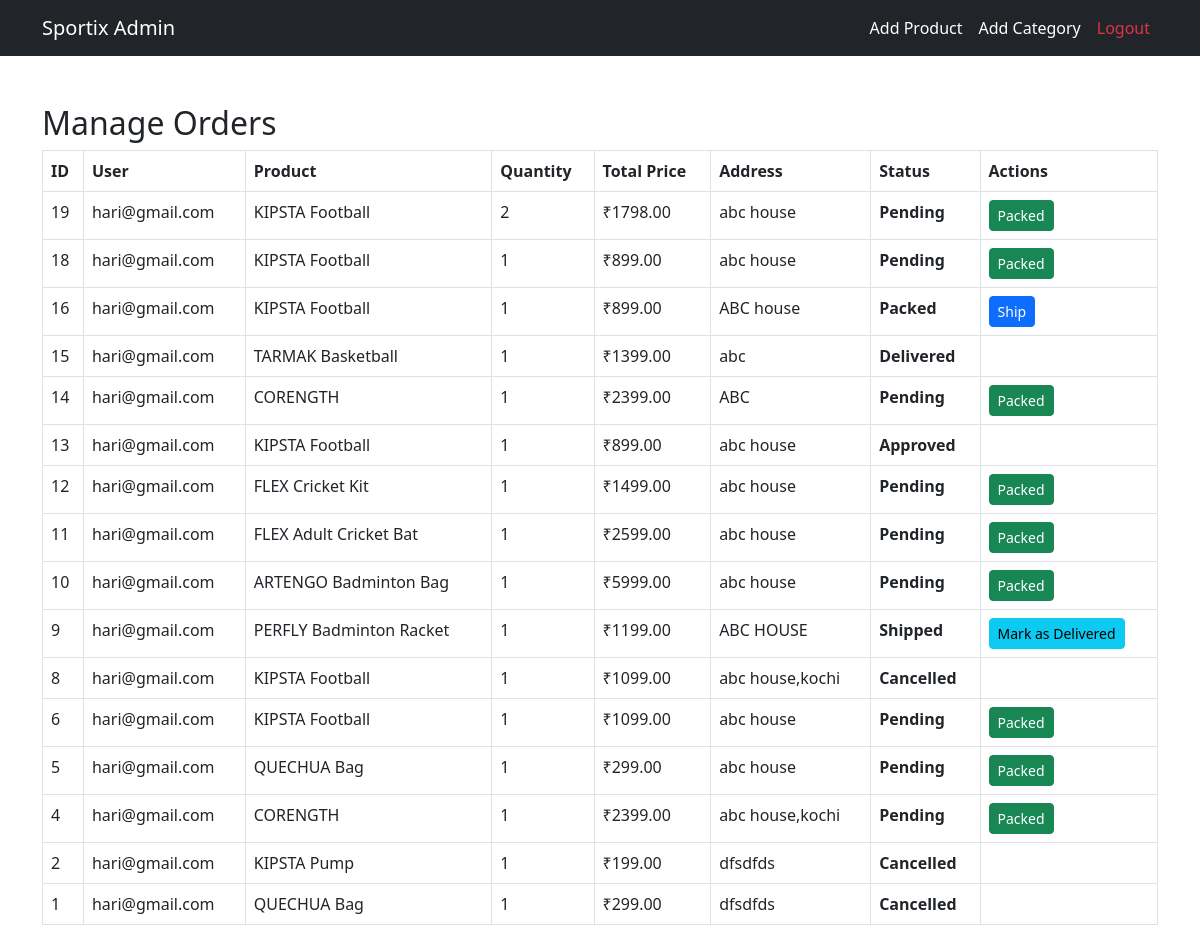
/admin_orders, run on an earlier commit of the app's database.
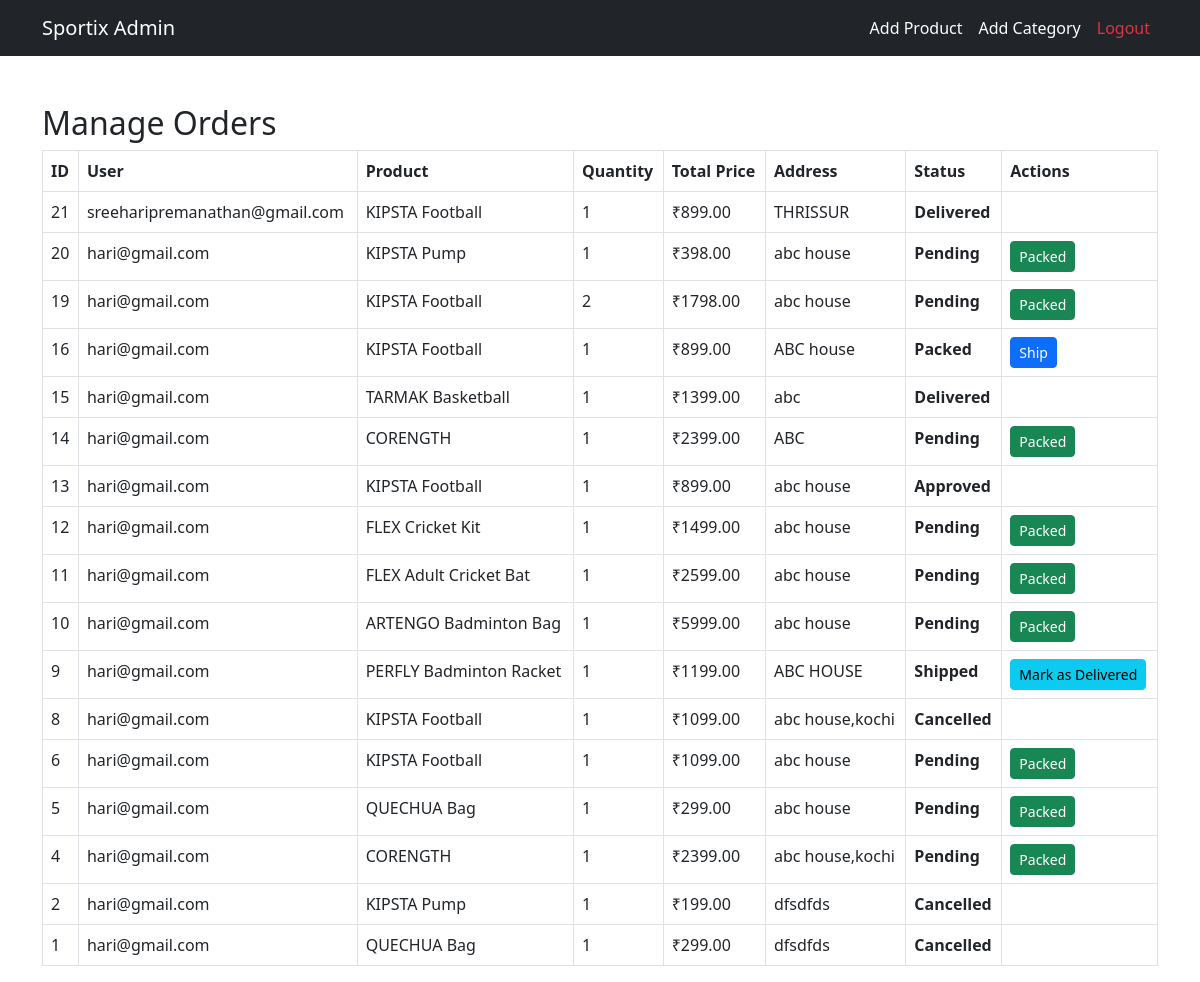
And on a later commit of the database.
### app/models.py (models this page shows, shortened)
class Order(models.Model):
    STATUS_CHOICES = [
        ("Pending", "Pending"),
        ("Packed", "Packed"),
        ("Shipped", "Shipped"),
        ("Delivered", "Delivered"),
    ]
    user = models.ForeignKey(User, on_delete=models.CASCADE)
    product = models.ForeignKey(Products, on_delete=models.CASCADE)
    quantity = models.PositiveIntegerField()
    total_price = models.DecimalField(max_digits=10, decimal_places=2)
    address = models.TextField()
    status = models.CharField(max_length=10, choices=STATUS_CHOICES, default="Pending")
    created_at = models.DateTimeField(auto_now_add=True)

class Products(models.Model):
    name = models.CharField(max_length=200)
    category = models.ForeignKey(Category, on_delete=models.CASCADE)
    price = models.DecimalField(max_digits=10, decimal_places=2)
    offer_price = models.DecimalField(max_digits=10, decimal_places=2)
    stock = models.PositiveIntegerField()
    description = models.TextField()
    image = models.ImageField()
    created_at = models.DateTimeField(auto_now_add=True)

### app/views.py (the view)
# urls.py: path('admin_orders',views.admin_orders),
def admin_orders(request):
    orders = Order.objects.all().order_by("-created_at")  # Show latest orders first
    return render(request, "admin/admin_orders.html", {"orders": orders})

### templates/admin/admin_orders.html (shortened to what this page needs)
<!DOCTYPE html>
<html lang="en">
<head>
    <link rel="stylesheet" href="https://cdn.jsdelivr.net/npm/bootstrap@5.3.0/dist/css/bootstrap.min.css">
</head>
<body>
    <nav class="navbar navbar-dark bg-dark navbar-expand-lg">
        <div class="container">
            <a class="navbar-brand" href="../admin_home">Sportix Admin</a>
            <div class="collapse navbar-collapse" id="navbarNav">
                <ul class="navbar-nav ms-auto">
                    <li class="nav-item"><a class="nav-link text-white" href="../add_product">Add Product</a></li>
                    <li class="nav-item"><a class="nav-link text-white" href="../add_category">Add Category</a></li>
                    <li class="nav-item"><a class="nav-link text-danger" href="../logout">Logout</a></li>
                </ul>
            </div>
        </div>
    </nav>
    <div class="container mt-5">
        <h2>Manage Orders</h2>
        <table class="table table-bordered">
            <thead>
                <tr>
                    <th>ID</th>
                    <th>User</th>
                    <th>Product</th>
                    <th>Quantity</th>
                    <th>Total Price</th>
                    <th>Address</th>
                    <th>Status</th>
                    <th>Actions</th>
                </tr>
            </thead>
            <tbody>
                {% for order in orders %}
                <tr>
                    <td>{{ order.id }}</td>
                    <td>{{ order.user.username }}</td>
                    <td>{{ order.product.name }}</td>
                    <td>{{ order.quantity }}</td>
                    <td>₹{{ order.total_price }}</td>
                    <td>{{ order.address }}</td>
                    <td><strong>{{ order.status }}</strong></td>
                    <td>
                        {% if order.status == "Pending" %}
                        <a href="{% url 'update_order_status' order.id 'Packed' %}" class="btn btn-success btn-sm">Packed</a>
                        {% elif order.status == "Packed" %}
                            <a href="{% url 'update_order_status' order.id 'Shipped' %}" class="btn btn-primary btn-sm">Ship</a>
                        {% elif order.status == "Shipped" %}
                            <a href="{% url 'update_order_status' order.id 'Delivered' %}" class="btn btn-info btn-sm">Mark as Delivered</a>
                        {% endif %}
                    </td>
                </tr>
                {% endfor %}
            </tbody>
        </table>
    </div>
</body>
</html>

What changed in the data, as far as the page shows it:
removed Order: id "18", user.username "hari@gmail.com", product.name "KIPSTA Football", quantity "1", total_price "899.00", address "abc house", status "Pending", shows "Packed"
added Order: id "21", user.username "sreeharipremanathan@gmail.com", product.name "KIPSTA Football", quantity "1", total_price "899.00", address "THRISSUR", status "Delivered"
added Order: id "20", user.username "hari@gmail.com", product.name "KIPSTA Pump", quantity "1", total_price "398.00", address "abc house", status "Pending", shows "Packed"
